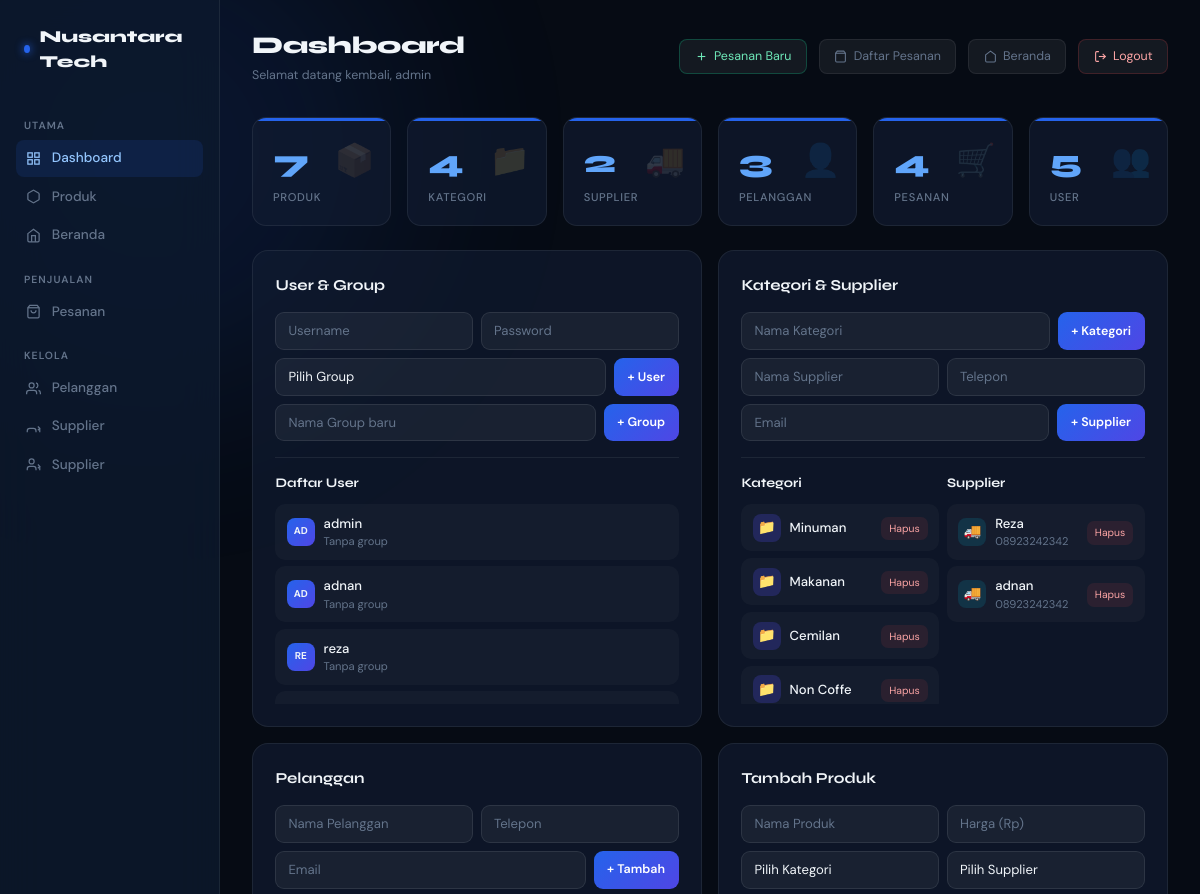
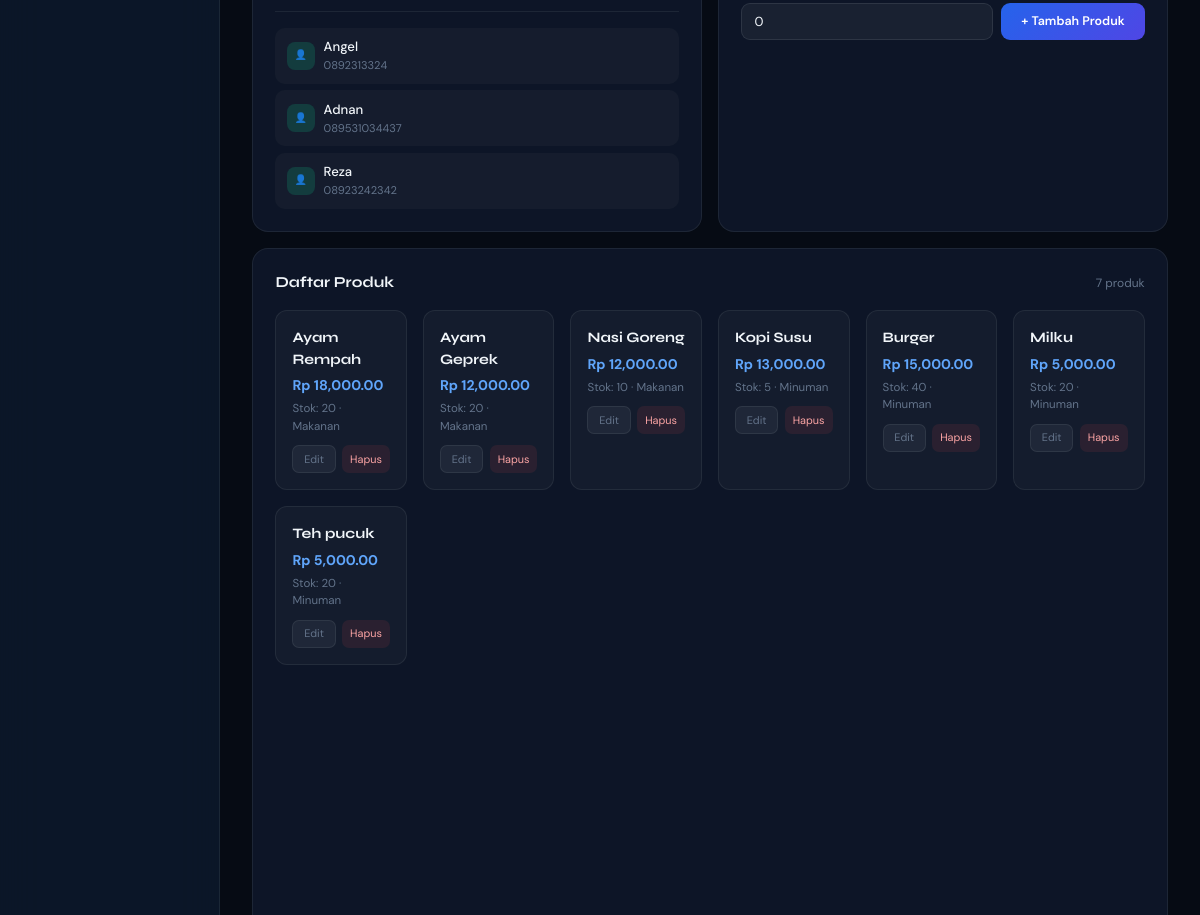
Page /dashboard/ (signed in, upper part) on the earlier database version (2 pictures, top to bottom).
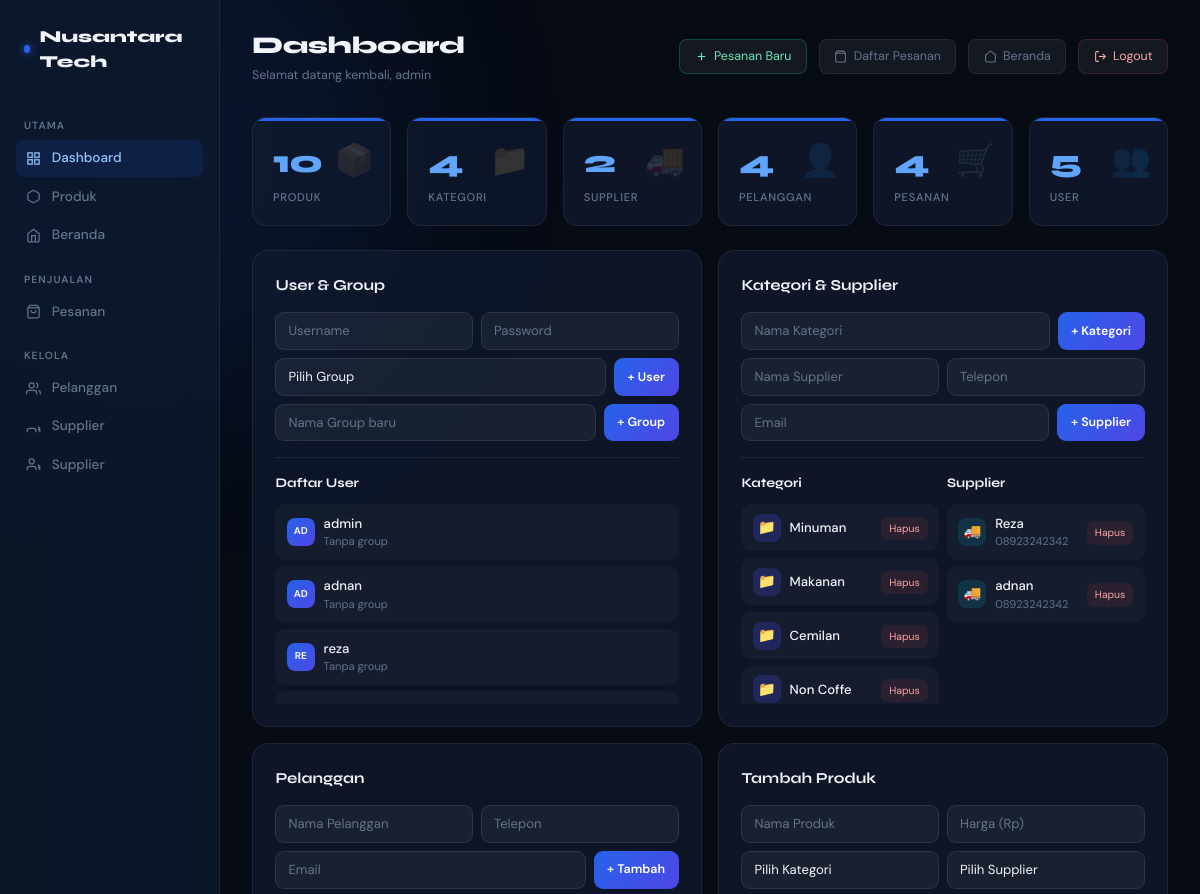
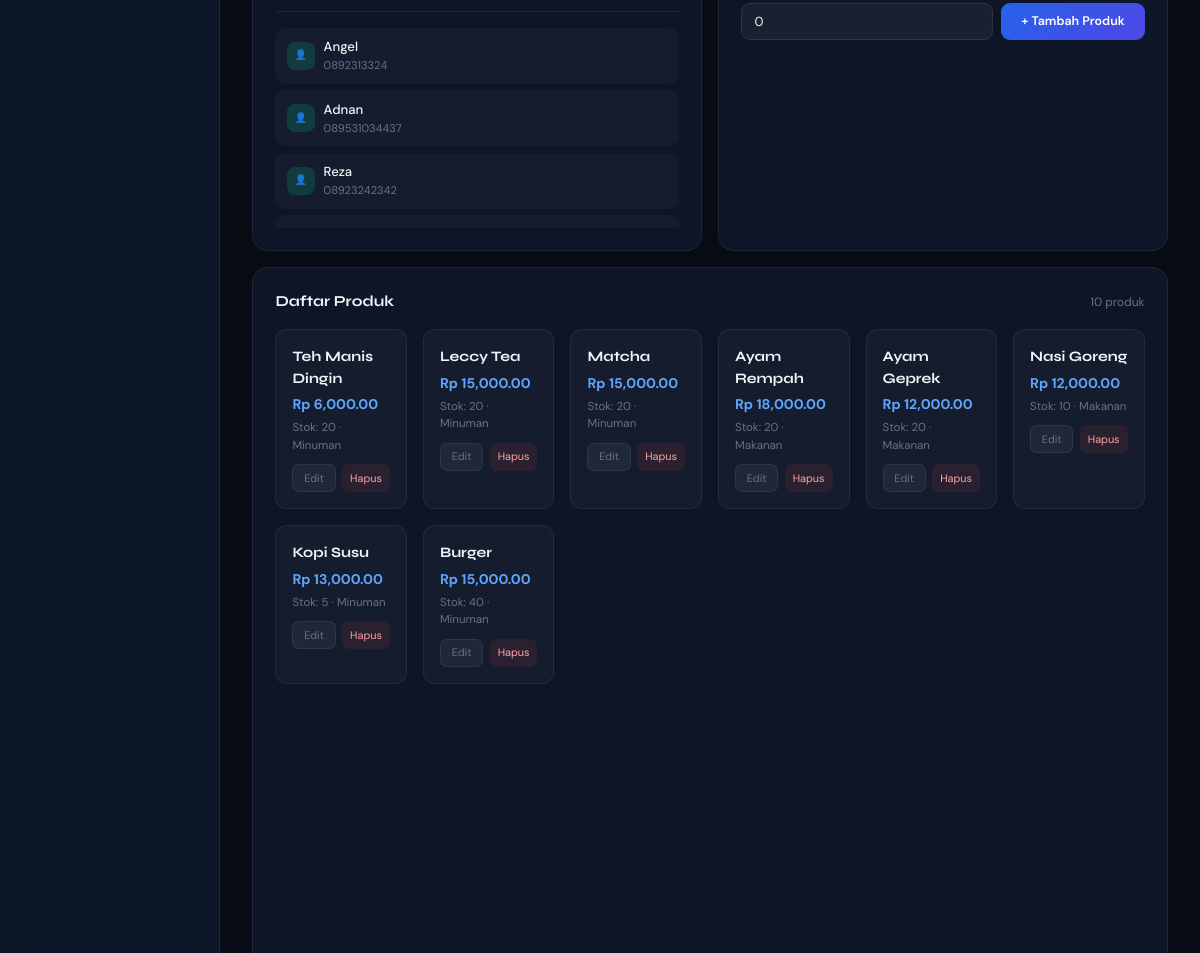
Same page on the later database version (2 pictures, top to bottom).
### appku/models.py (models this page shows, shortened)
class Kategori(models.Model):
    id = models.BigAutoField(primary_key=True)
    nama = models.CharField(max_length=100)
    deskripsi = models.TextField(blank=True, default="")
    def __str__(self):
        return self.nama

class Supplier(models.Model):
    id = models.BigAutoField(primary_key=True)
    nama = models.CharField(max_length=200)
    kontak = models.CharField(max_length=100, blank=True, default="")
    alamat = models.TextField(blank=True, default="")
    telepon = models.CharField(max_length=20, blank=True, default="")
    email = models.EmailField(blank=True, default="")

class Pelanggan(models.Model):
    id = models.BigAutoField(primary_key=True)
    nama = models.CharField(max_length=200)
    kontak = models.CharField(max_length=100, blank=True, default="")
    alamat = models.TextField(blank=True, default="")
    telepon = models.CharField(max_length=20, blank=True, default="")
    email = models.EmailField(blank=True, default="")

class Produk(models.Model):
    id = models.BigAutoField(primary_key=True)
    nama = models.CharField(max_length=100)
    harga = models.DecimalField(max_digits=10, decimal_places=2, default=0)
    kategori = models.ForeignKey(
        Kategori,
        on_delete=models.SET_NULL,
        null=True,
        blank=True,
        related_name="produks",
    )
    supplier = models.ForeignKey(
        Supplier,
        on_delete=models.SET_NULL,
        null=True,
        blank=True,
        related_name="produks",
    )
    stok = models.PositiveIntegerField(default=0)  # 🔥 tidak bisa minus
    deskripsi = models.TextField(blank=True, default="")
    created_at = models.DateTimeField(auto_now_add=True)
    updated_at = models.DateTimeField(auto_now=True)

### appku/views.py (the view, shortened to what this page needs)
# urls.py: path("dashboard/", views.dashboard, name="dashboard"),
@login_required
def dashboard(request):
    from django.contrib.auth import get_user_model
    from django.contrib.auth.models import Group
    User = get_user_model()
    semua_produk = Produk.objects.all()
    semua_user = User.objects.all()
    semua_group = Group.objects.all()
    semua_kategori = Kategori.objects.all()
    semua_supplier = Supplier.objects.all()
    semua_pelanggan = Pelanggan.objects.all()
    semua_pesanan = Pesanan.objects.all()
    total_nilai = sum(p.harga * p.stok for p in semua_produk)
    context = {
        "total_produk": semua_produk.count(),
        "total_user": semua_user.count(),
        "total_group": semua_group.count(),
        "total_kategori": semua_kategori.count(),
        "total_supplier": semua_supplier.count(),
        "total_pelanggan": semua_pelanggan.count(),
        "total_pesanan": semua_pesanan.count(),
        "total_nilai": total_nilai,
        "produk_list": semua_produk.order_by("-id")[:8],
        "user_list": semua_user[:6],
        "group_list": semua_group,
        "kategori_list": semua_kategori,
        "supplier_list": semua_supplier,
        "pelanggan_list": semua_pelanggan[:6],
        "produk_all": semua_produk,
    }
    return render(request, "appku/dashboard.html", context)

### appku/templates/appku/dashboard.html (shortened to what the changed rows need)
{% load static %}
{% load humanize %}
<!DOCTYPE html>
<html lang="id">
<head>
  <link href="https://cdn.jsdelivr.net/npm/bootstrap@5.3.3/dist/css/bootstrap.min.css" rel="stylesheet">
</head>
<body>
<div class="dashboard-wrap d-flex">
  <main class="main-content flex-grow-1">
    <div class="topbar">
      <div>
        <div class="topbar-title">Dashboard</div>
        <div style="font-size:.78rem;color:var(--nt-muted);margin-top:.15rem;">Selamat datang kembali, {{ user.username }}</div>
       </div>
    </div>
    <div class="row g-3 mb-4">
      <div class="col-6 col-md-4 col-xl-2">
        <div class="stat-card">
          <div class="stat-icon">📦</div>
          <div class="stat-val">{{ total_produk }}</div>
          <div class="stat-lbl">Produk</div>
        </div>
      </div>
      <div class="col-6 col-md-4 col-xl-2">
        <div class="stat-card">
          <div class="stat-icon">👤</div>
          <div class="stat-val">{{ total_pelanggan }}</div>
          <div class="stat-lbl">Pelanggan</div>
        </div>
      </div>
    </div>
    <div class="row g-3 mb-3">
      <div class="col-lg-6">
        <div class="panel">
          <div class="item-list">
            {% for u in user_list %}
            <div class="item-row">
              <div class="item-info">
                <div class="item-av">{{ u.username|upper|slice:2 }}</div>
                <div style="min-width:0;">
                  <div class="item-name">{{ u.username }}</div>
                  <div class="item-meta">{% if u.groups.all %}{% for g in u.groups.all %}{{ g.name }}{% if not forloop.last %}, {% endif %}{% endfor %}{% else %}Tanpa group{% endif %}</div>
                </div>
              </div>
            </div>
            {% empty %}
            <div class="empty-state">Belum ada user.</div>
            {% endfor %}
          </div>
        </div>
      </div>
      <div class="col-lg-6">
        <div class="panel">
          <div class="row g-2">
            <div class="col-6">
              <div class="item-list">
                {% for k in kategori_list %}
                <div class="item-row">
                  <div class="item-info">
                    <div class="item-av" style="font-size:.9rem;background:rgba(79,70,229,.25);">📁</div>
                    <div class="item-name">{{ k.nama }}</div>
                  </div>
                  <form method="post">
                    <button type="submit" class="btn-del">Hapus</button>
                  </form>
                </div>
                {% empty %}<div class="empty-state">Kosong</div>{% endfor %}
              </div>
            </div>
            <div class="col-6">
              <div class="item-list">
                {% for s in supplier_list %}
                <div class="item-row">
                  <div class="item-info">
                    <div class="item-av" style="font-size:.9rem;background:rgba(6,182,212,.15);">🚚</div>
                    <div style="min-width:0;">
                      <div class="item-name">{{ s.nama }}</div>
                      <div class="item-meta">{{ s.telepon|default:"" }}</div>
                    </div>
                  </div>
                  <form method="post">
                    <button type="submit" class="btn-del">Hapus</button>
                  </form>
                </div>
                {% empty %}<div class="empty-state">Kosong</div>{% endfor %}
              </div>
            </div>
          </div>
        </div>
      </div>
    </div>
    <div class="row g-3 mb-3">
      <div class="col-lg-6">
        <div class="panel">
          <div class="item-list">
            {% for p in pelanggan_list %}
            <div class="item-row">
              <div class="item-info">
                <div class="item-av" style="background:rgba(16,185,129,.2);">👤</div>
                <div>
                  <div class="item-name">{{ p.nama }}</div>
                  <div class="item-meta">{{ p.telepon|default:p.email|default:"" }}</div>
                </div>
              </div>
            </div>
            {% empty %}<div class="empty-state">Belum ada pelanggan.</div>{% endfor %}
          </div>
        </div>
      </div>
    </div>
    <div class="panel" style="animation-delay:.4s;">
      <div class="d-flex align-items-center justify-content-between mb-3">
        <div class="panel-title" style="margin-bottom:0;">Daftar Produk</div>
        <span style="font-size:.75rem;color:var(--nt-muted);">{{ total_produk }} produk</span>
      </div>
      {% if produk_list %}
      <div class="row g-3">
        {% for produk in produk_list %}
        <div class="col-6 col-sm-4 col-md-3 col-xl-2">
          <div class="produk-card">
            <div class="produk-nama">{{ produk.nama }}</div>
            <div class="produk-harga">Rp {{ produk.harga|intcomma }}</div>
            <div class="produk-stok">Stok: {{ produk.stok }} · {{ produk.kategori|default:"–" }}</div>
            <div class="produk-actions">
              <a href="{% url 'produk_edit' produk.pk %}" class="btn-edit-p">Edit</a>
              <form method="post" style="display:contents;">
                <button type="submit" class="btn-del" onclick="return confirm('Hapus produk ini?')" style="border-radius:7px;font-size:.68rem;">Hapus</button>
              </form>
            </div>
          </div>
        </div>
        {% endfor %}
      </div>
      {% endif %}
    </div>
  </main>
</div>
</body>
</html>

Differences in the rows shown:
no longer on this page (row unchanged): Produk: nama "Milku", harga "5,000.00", stok "20", kategori "Minuman"
no longer on this page (row unchanged): Produk: nama "Teh pucuk", harga "5,000.00", stok "20", kategori "Minuman"
added Produk: nama "Teh Manis Dingin", harga "6,000.00", stok "20", kategori "Minuman"
added Produk: nama "Leccy Tea", harga "15,000.00", stok "20", kategori "Minuman"
added Produk: nama "Matcha", harga "15,000.00", stok "20", kategori "Minuman"
Other differences:
{{ total_produk }}: "7" → "10"
{{ total_pelanggan }}: "3" → "4"
